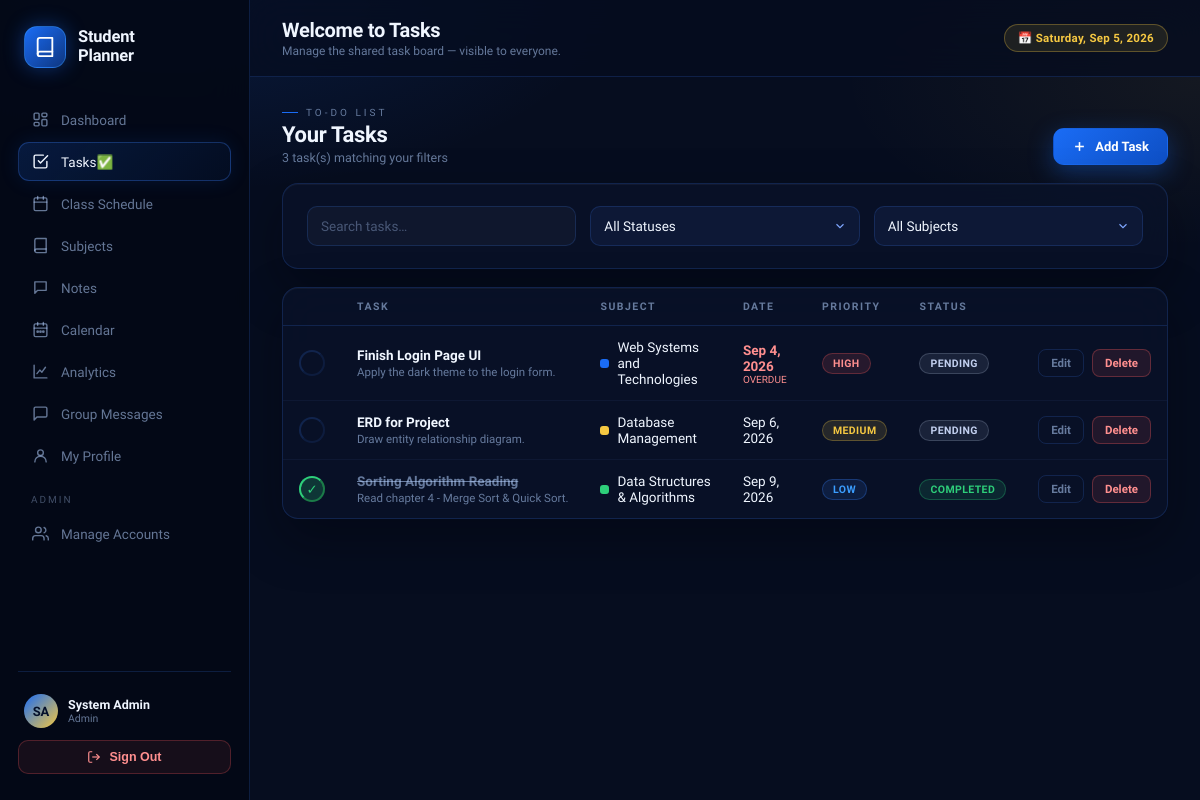
Screenshot of /tasks.php (signed in) with the database file from the repository.
### tables this page shows
CREATE TABLE IF NOT EXISTS `tasks` (
  `id`           INT UNSIGNED AUTO_INCREMENT PRIMARY KEY,
  `user_id`      INT UNSIGNED NOT NULL,
  `subject_id`   INT UNSIGNED NULL,
  `title`        VARCHAR(200) NOT NULL,
  `description`  TEXT NULL,
  `due_date`     DATE NULL,
  `due_time`     TIME NULL,
  `priority`     ENUM('low','medium','high') NOT NULL DEFAULT 'medium',
  `status`       ENUM('pending','in_progress','completed') NOT NULL DEFAULT 'pending',
  `created_at`   DATETIME NOT NULL DEFAULT CURRENT_TIMESTAMP,
  `completed_at` DATETIME NULL,
  FOREIGN KEY (`user_id`)    REFERENCES `login_accounts`(`id`) ON DELETE CASCADE,
  FOREIGN KEY (`subject_id`) REFERENCES `subjects`(`id`) ON DELETE SET NULL
);

CREATE TABLE IF NOT EXISTS `subjects` (
  `id`           INT UNSIGNED AUTO_INCREMENT PRIMARY KEY,
  `user_id`      INT UNSIGNED NOT NULL,
  `subject_name` VARCHAR(120) NOT NULL,
  `subject_code` VARCHAR(30)  NULL,
  `instructor`   VARCHAR(100) NULL,
  `units`        DECIMAL(3,1) NULL,
  `color`        VARCHAR(7)   NOT NULL DEFAULT '#1a6cf5',
  `created_at`   DATETIME     NOT NULL DEFAULT CURRENT_TIMESTAMP,
  FOREIGN KEY (`user_id`) REFERENCES `login_accounts`(`id`) ON DELETE CASCADE
);

### tasks.php (the view, shortened to what this page needs)
<?php
require_once __DIR__ . '/core/auth.php';
$filterStatus  = $_GET['status'] ?? 'all';
$search        = trim($_GET['q'] ?? '');
$where = [];
$whereSql = $where ? implode(' AND ', $where) : '1=1';
$tasks = mysqli_query($conn, "
  SELECT t.*, sub.subject_name, sub.color FROM tasks t
  LEFT JOIN subjects sub ON sub.id = t.subject_id
  WHERE $whereSql
  ORDER BY (t.status='completed'), (t.due_date IS NULL), t.due_date ASC, FIELD(t.priority,'high','medium','low')");
$pageTitle = "Welcome to Tasks";
$pageSub   = $canManage ? "Manage the shared task board — visible to everyone." : "Tasks and assignments set by your admin/faculty. View only.";
$activeNav = "tasks";
include __DIR__ . '/core/layout_head.php';
?>
<div class="section-head">
  <div>
    <div class="section-eyebrow">To-Do List</div>
    <div class="section-title">Your Tasks</div>
    <div class="section-sub"><?php echo mysqli_num_rows($tasks); ?> task(s) matching your filters</div>
  </div>
  <?php if ($canManage): ?>
  <button class="btn btn-primary" onclick="openModal('addTaskModal')">
    <svg width="15" height="15" viewBox="0 0 24 24" fill="none" stroke="currentColor" stroke-width="2.5"><line x1="12" y1="5" x2="12" y2="19"/><line x1="5" y1="12" x2="19" y2="12"/></svg>
    Add Task
  </button>
  <?php endif; ?>
</div>
<div class="card card-pad" style="margin-bottom:18px">
  <form method="GET" class="form-row cols-3" style="margin-bottom:0">
    <div><input type="text" name="q" placeholder="Search tasks…" value="<?php echo h($search); ?>"></div>
    <div>
      <select name="status" onchange="this.form.submit()">
        <option value="all" <?php echo $filterStatus==='all'?'selected':''; ?>>All Statuses</option>
      </select>
    </div>
    <div>
      <select name="subject" onchange="this.form.submit()">
        <option value="all">All Subjects</option>
      </select>
    </div>
  </form>
</div>
<div class="card">
  <div class="table-wrap">
  <table>
    <thead><tr><th></th><th>Task</th><th>Subject</th><th>Date</th><th>Priority</th><th>Status</th><th></th></tr></thead>
    <tbody>
    <?php if (mysqli_num_rows($tasks) === 0): ?>
      <tr><td colspan="7">
        <div class="empty-state">
          <svg viewBox="0 0 24 24" stroke="currentColor"><path d="M9 11l3 3L22 4"/><path d="M21 12v7a2 2 0 0 1-2 2H5a2 2 0 0 1-2-2V5a2 2 0 0 1 2-2h11"/></svg>
          <div class="empty-title">No tasks found</div>
          <div class="empty-sub">Try adjusting your filters, or add a new task.</div>
        </div>
      </td></tr>
    <?php else: while ($t = mysqli_fetch_assoc($tasks)):
        $overdue = $t['due_date'] && $t['status'] !== 'completed' && strtotime($t['due_date']) < strtotime(date('Y-m-d'));
        $tEsc = htmlspecialchars(json_encode($t), ENT_QUOTES, 'UTF-8');
    ?>
      <tr>
        <td>
          <?php if ($canManage): ?>
          <form method="POST">
            <button type="submit" class="btn-icon btn-outline" style="width:26px;height:26px;border-radius:50%;<?php echo $t['status']==='completed'?'background:rgba(46,207,122,.2);border-color:var(--green);color:var(--green)':''; ?>" title="Toggle complete">
              <?php echo $t['status']==='completed' ? '✓' : ''; ?>
            </button>
          </form>
          <?php endif; ?>
        </td>
        <td>
          <div style="font-weight:600;<?php echo $t['status']==='completed'?'text-decoration:line-through;color:var(--muted)':''; ?>"><?php echo h($t['title']); ?></div>
          <?php if ($t['description']): ?><div style="font-size:11.5px;color:var(--muted);margin-top:2px;max-width:260px;overflow:hidden;text-overflow:ellipsis;white-space:nowrap"><?php echo h($t['description']); ?></div><?php endif; ?>
        </td>
        <td><?php if ($t['subject_name']): ?><span class="flex items-center gap-8"><span class="chip" style="background:<?php echo h($t['color']); ?>"></span><?php echo h($t['subject_name']); ?></span><?php else: ?><span style="color:var(--muted2)">—</span><?php endif; ?></td>
        <td>
          <?php if ($t['due_date']): ?>
            <span style="<?php echo $overdue ? 'color:#ff8f8f;font-weight:700' : ''; ?>"><?php echo date('M j, Y', strtotime($t['due_date'])); ?></span>
            <?php if ($overdue): ?><div style="font-size:10px;color:#ff8f8f">OVERDUE</div><?php endif; ?>
          <?php else: ?><span style="color:var(--muted2)">No date</span><?php endif; ?>
        </td>
        <td><span class="badge pri-<?php echo $t['priority']; ?>"><?php echo $t['priority']; ?></span></td>
        <td><span class="badge st-<?php echo $t['status']; ?>"><?php echo str_replace('_',' ',$t['status']); ?></span></td>
        <td>
          <?php if ($canManage): ?>
          <div class="flex gap-8">
            <button class="btn btn-outline btn-sm" onclick='editTask(<?php echo $tEsc; ?>)'>Edit</button>
            <form method="POST" onsubmit="return confirm('Delete this task?');">
              <button type="submit" class="btn btn-danger btn-sm">Delete</button>
            </form>
          </div>
          <?php endif; ?>
        </td>
      </tr>
    <?php endwhile; endif; ?>
    </tbody>
  </table>
  </div>
</div>
<?php include __DIR__ . '/core/layout_foot.php'; ?>

### core/layout_head.php (shortened to what this page needs)
<?php
$pageTitle  = $pageTitle  ?? 'Dashboard';
$pageSub    = $pageSub    ?? '';
$activeNav  = $activeNav  ?? '';
function navClass($key, $active){ return 'sb-link' . ($key === $active ? ' active' : ''); }
?>
<!DOCTYPE html>
<html lang="en">
<head>
<link rel="stylesheet" href="assets/css/style.css">
</head>
<body>
<div class="app">
  <aside class="sidebar" id="sidebar">
    <div class="sb-brand">
      <div class="sb-brand-ring">
        <svg viewBox="0 0 24 24"><path d="M4 19.5A2.5 2.5 0 0 1 6.5 17H20"/><path d="M6.5 2H20v20H6.5A2.5 2.5 0 0 1 4 19.5v-15A2.5 2.5 0 0 1 6.5 2z"/></svg>
      </div>
      <div>
        <div class="sb-brand-name">Student<br>Planner</div>
      </div>
    </div>
    <nav class="sb-nav">
      <a href="index.php" class="<?php echo navClass('dashboard',$activeNav); ?>">
        <svg viewBox="0 0 24 24"><rect x="3" y="3" width="7" height="9" rx="1.5"/><rect x="14" y="3" width="7" height="5" rx="1.5"/><rect x="14" y="12" width="7" height="9" rx="1.5"/><rect x="3" y="16" width="7" height="5" rx="1.5"/></svg>
        Dashboard
      </a>
      <a href="tasks.php" class="<?php echo navClass('tasks',$activeNav); ?>">
        <svg viewBox="0 0 24 24"><path d="M9 11l3 3L22 4"/><path d="M21 12v7a2 2 0 0 1-2 2H5a2 2 0 0 1-2-2V5a2 2 0 0 1 2-2h11"/></svg>
        Tasks✅
      </a>
      <a href="schedule.php" class="<?php echo navClass('schedule',$activeNav); ?>">
        <svg viewBox="0 0 24 24"><rect x="3" y="4" width="18" height="18" rx="2"/><path d="M16 2v4M8 2v4M3 10h18"/></svg>
        Class Schedule
      </a>
      <a href="subjects.php" class="<?php echo navClass('subjects',$activeNav); ?>">
        <svg viewBox="0 0 24 24"><path d="M4 19.5A2.5 2.5 0 0 1 6.5 17H20"/><path d="M6.5 2H20v20H6.5A2.5 2.5 0 0 1 4 19.5v-15A2.5 2.5 0 0 1 6.5 2z"/></svg>
        Subjects
      </a>
      <a href="notes.php" class="<?php echo navClass('notes',$activeNav); ?>">
        <svg viewBox="0 0 24 24"><path d="M4 4h16v12H8l-4 4V4z"/></svg>
        Notes
      </a>
      <a href="calendar.php" class="<?php echo navClass('calendar',$activeNav); ?>">
        <svg viewBox="0 0 24 24"><rect x="3" y="4" width="18" height="18" rx="2"/><path d="M16 2v4M8 2v4M3 10h18"/><circle cx="8" cy="15" r="1"/><circle cx="12" cy="15" r="1"/><circle cx="16" cy="15" r="1"/></svg>
        Calendar
      </a>
      <a href="analytics.php" class="<?php echo navClass('analytics',$activeNav); ?>">
        <svg viewBox="0 0 24 24"><path d="M3 3v18h18"/><path d="M7 15l4-5 3 3 5-7"/></svg>
        Analytics
      </a>
      <a href="messages.php" class="<?php echo navClass('chat',$activeNav); ?>">
        <svg viewBox="0 0 24 24"><path d="M21 15a2 2 0 0 1-2 2H7l-4 4V5a2 2 0 0 1 2-2h14a2 2 0 0 1 2 2z"/></svg>
        Group Messages
      </a>
      <a href="profile.php" class="<?php echo navClass('profile',$activeNav); ?>">
        <svg viewBox="0 0 24 24"><circle cx="12" cy="8" r="4"/><path d="M4 21c0-4.4 3.6-8 8-8s8 3.6 8 8"/></svg>
        My Profile
      </a>
      <?php if ($isAdmin): ?>
      <div class="sb-section-label">Admin</div>
      <a href="accounts.php" class="<?php echo navClass('accounts',$activeNav); ?>">
        <svg viewBox="0 0 24 24"><circle cx="9" cy="7" r="4"/><path d="M1 21v-2a4 4 0 0 1 4-4h8a4 4 0 0 1 4 4v2"/><path d="M17 3.5a4 4 0 0 1 0 7.5M23 21v-2a4 4 0 0 0-3-3.9"/></svg>
        Manage Accounts
      </a>
      <?php endif; ?>
    </nav>
    <div class="sb-foot">
      <a href="profile.php" class="sb-user-link">
        <div class="sb-user">
          <?php echo renderAvatar($user['name'], $user['avatar_path'] ?? null, 'sb-user-av'); ?>
          <div>
            <div class="sb-user-name"><?php echo h($user['name']); ?></div>
            <div class="sb-user-role"><?php echo h($user['role']); ?></div>
          </div>
        </div>
      </a>
      <form method="POST" action="logout.php">
        <button type="submit" class="sb-logout">
          <svg width="14" height="14" viewBox="0 0 24 24" fill="none" stroke="currentColor" stroke-width="2"><path d="M9 21H5a2 2 0 0 1-2-2V5a2 2 0 0 1 2-2h4"/><polyline points="16 17 21 12 16 7"/><line x1="21" y1="12" x2="9" y2="12"/></svg>
          Sign Out
        </button>
      </form>
    </div>
  </aside>
  <div class="main">
    <div class="topbar">
      <div class="flex items-center gap-10">
        <div>
          <div class="tb-title"><?php echo h($pageTitle); ?></div>
          <?php if ($pageSub): ?><div class="tb-sub"><?php echo h($pageSub); ?></div><?php endif; ?>
        </div>
      </div>
      <div class="tb-right">
        <span class="pill gold">📅 <?php echo date('l, M j, Y'); ?></span>
      </div>
    </div>
    <div class="content">

### core/auth.php (shortened to what this page needs)
<?php
require_once __DIR__ . '/../db.php';
$user    = $_SESSION['sp_user'];
$userId  = intval($user['id']);
mysqli_query($conn, "UPDATE login_accounts SET last_seen = NOW(), is_online = 1 WHERE id = $userId");
mysqli_query($conn, "UPDATE login_accounts SET is_online = 0 WHERE last_seen < DATE_SUB(NOW(), INTERVAL 3 MINUTE)");
$chk = mysqli_fetch_assoc(mysqli_query($conn, "SELECT id, is_approved, name, role, avatar_path FROM login_accounts WHERE id=$userId"));
$user = $_SESSION['sp_user'];
$isAdmin = ($user['role'] === 'admin');
$canManage = $isAdmin || ($user['role'] === 'faculty');
function renderAvatar($name, $avatarPath, $class = ''){
    return '<div class="' . h($class) . '">' . h(initials($name)) . '</div>';
}
function initials($name){
    $parts = preg_split('/\s+/', trim($name));
    $ini = '';
    foreach (array_slice($parts,0,2) as $p) { if ($p !== '') $ini .= mb_strtoupper(mb_substr($p,0,1)); }
    return $ini ?: 'S';
}
function h($v){ return htmlspecialchars($v ?? '', ENT_QUOTES, 'UTF-8'); }

### rows the page displays
tasks: title "Finish Login Page UI", description "Apply the dark theme to the login form.", subject.subject_name "Web Systems and Technologies", due_date "Sep 4, 2026", shows "OVERDUE", priority "HIGH", status "PENDING"
tasks: title "ERD for Project", description "Draw entity relationship diagram.", subject.subject_name "Database Management", due_date "Sep 6, 2026", priority "MEDIUM", status "PENDING"
tasks: title "Sorting Algorithm Reading", description "Read chapter 4 - Merge Sort & Quick Sort.", subject.subject_name "Data Structures & Algorithms", due_date "Sep 9, 2026", priority "LOW", status "COMPLETED"

### other values shown
initials($name) "SA"
$user['name'] "System Admin"
$user['role'] "Admin"
$pageTitle "Welcome to Tasks"
$pageSub "Manage the shared task board — visible to everyone."
mysqli_num_rows($tasks) "3"
